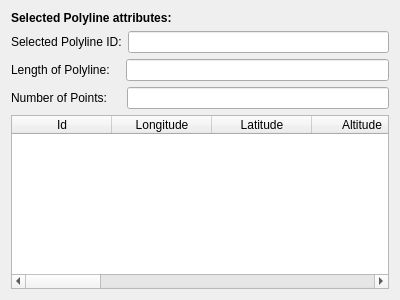
<?xml version="1.0" encoding="UTF-8"?>
<ui version="4.0">
 <class>Dialog</class>
 <widget class="QDialog" name="Dialog">
  <property name="geometry">
   <rect>
    <x>0</x>
    <y>0</y>
    <width>400</width>
    <height>300</height>
   </rect>
  </property>
  <property name="windowTitle">
   <string>Dialog</string>
  </property>
  <layout class="QVBoxLayout" name="verticalLayout_2">
   <item>
    <widget class="QLabel" name="label_4">
     <property name="text">
      <string>&lt;html&gt;&lt;head/&gt;&lt;body&gt;&lt;p&gt;&lt;span style=&quot; font-weight:600;&quot;&gt;Selected Polyline attributes:&lt;/span&gt;&lt;/p&gt;&lt;/body&gt;&lt;/html&gt;</string>
     </property>
    </widget>
   </item>
   <item>
    <layout class="QVBoxLayout" name="verticalLayout">
     <item>
      <layout class="QHBoxLayout" name="horizontalLayout">
       <item>
        <widget class="QLabel" name="label">
         <property name="text">
          <string>Selected Polyline ID:</string>
         </property>
        </widget>
       </item>
       <item>
        <widget class="QLineEdit" name="lineEdit"/>
       </item>
      </layout>
     </item>
     <item>
      <layout class="QHBoxLayout" name="horizontalLayout_3">
       <item>
        <widget class="QLabel" name="label_3">
         <property name="text">
          <string>Length of Polyline:   </string>
         </property>
        </widget>
       </item>
       <item>
        <widget class="QLineEdit" name="lineEdit_3"/>
       </item>
      </layout>
     </item>
     <item>
      <layout class="QHBoxLayout" name="horizontalLayout_2">
       <item>
        <widget class="QLabel" name="label_2">
         <property name="text">
          <string>Number of Points:    </string>
         </property>
        </widget>
       </item>
       <item>
        <widget class="QLineEdit" name="lineEdit_2"/>
       </item>
      </layout>
     </item>
    </layout>
   </item>
   <item>
    <widget class="QTableWidget" name="tableWidget">
     <column>
      <property name="text">
       <string>Id</string>
      </property>
     </column>
     <column>
      <property name="text">
       <string>Longitude</string>
      </property>
     </column>
     <column>
      <property name="text">
       <string>Latitude</string>
      </property>
     </column>
     <column>
      <property name="text">
       <string>Altitude</string>
      </property>
     </column>
     <column>
      <property name="text">
       <string>Gradient</string>
      </property>
     </column>
     <column>
      <property name="text">
       <string>velocidad máxima</string>
      </property>
     </column>
     <column>
      <property name="text">
       <string>tonelaje de material por carretera</string>
      </property>
     </column>
     <column>
      <property name="text">
       <string>New Column</string>
      </property>
     </column>
     <column>
      <property name="text">
       <string>límite máximo de velocidad</string>
      </property>
     </column>
     <column>
      <property name="text">
       <string>velocidad de frenado</string>
      </property>
     </column>
     <column>
      <property name="text">
       <string>rimpull</string>
      </property>
     </column>
     <column>
      <property name="text">
       <string>retardo</string>
      </property>
     </column>
     <column>
      <property name="text">
       <string>consumo de combustible</string>
      </property>
     </column>
     <column>
      <property name="text">
       <string>nombre de la ruta</string>
      </property>
     </column>
    </widget>
   </item>
  </layout>
 </widget>
 <resources/>
 <connections/>
</ui>
